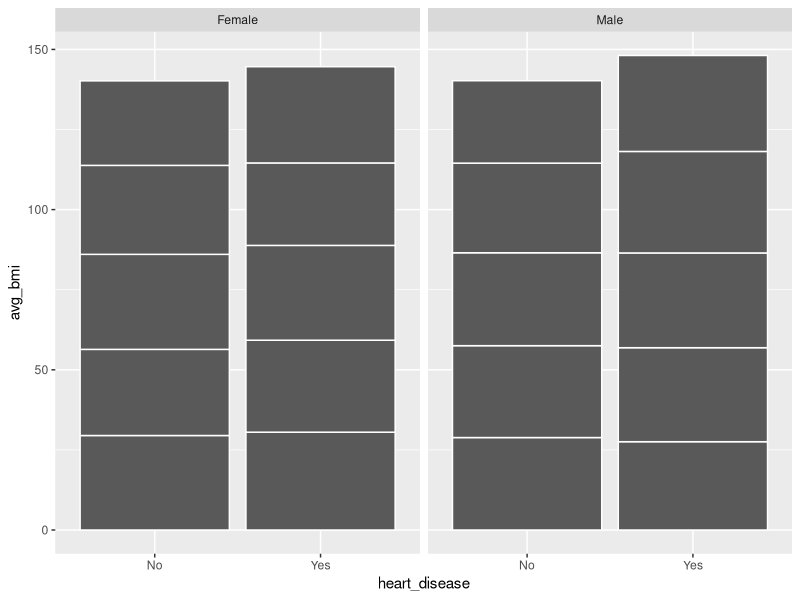
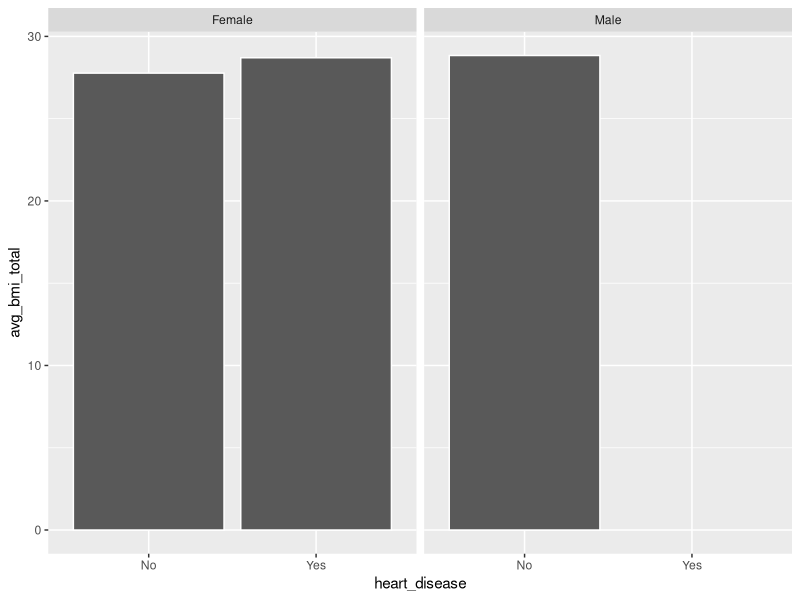
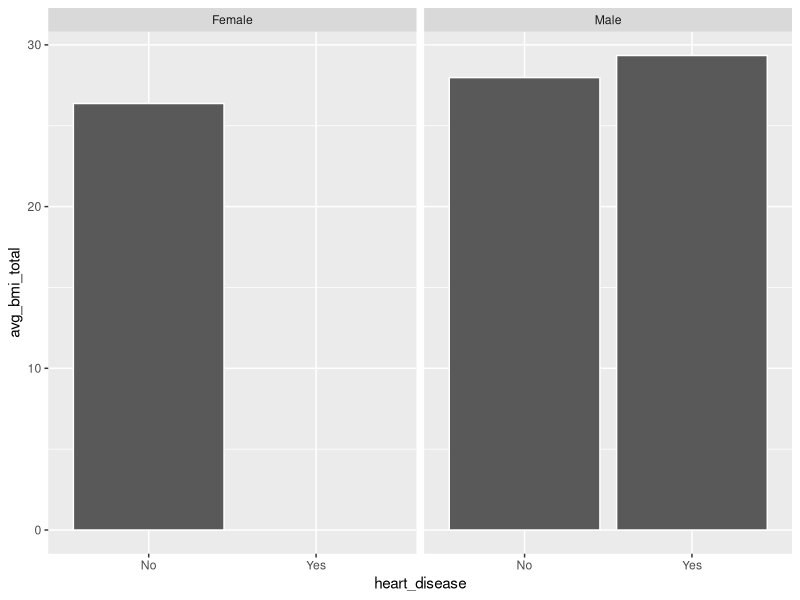
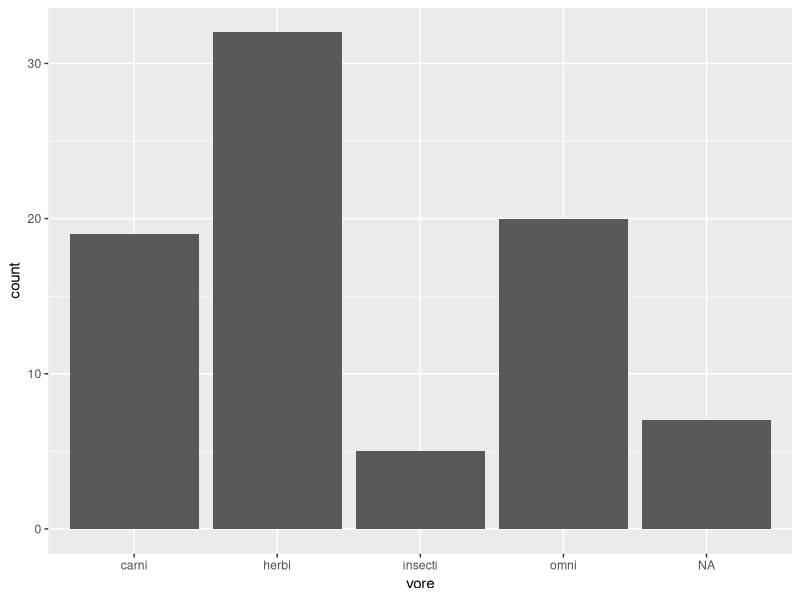

These figures' R source, in order:
library(tidyverse)

bmi_data <- read_csv(here::here("data", "bars-too-long.csv"))

bmi_data %>% 
  ggplot(aes(x = heart_disease,
             y = avg_bmi)) +
  geom_col(color = "white") +
  facet_wrap(~ sex)

bmi_data_hispanic <- bmi_data %>% 
  filter(race == "Hispanic") %>% 
  group_by(heart_disease, sex) %>% 
  summarize(avg_bmi_total = mean(avg_bmi)) 

ggplot(data = bmi_data_hispanic, 
       aes(x = heart_disease,
           y = avg_bmi_total)) +
  geom_col(color = "white") +
  facet_wrap(~ sex)

bmi_data %>% 
  group_by(heart_disease, sex) %>% 
  summarize(avg_bmi_total = mean(avg_bmi))

bmi_data_plot <- function(race_filter) {
  
  bmi_data %>% 
    filter(race == race_filter) %>% 
    group_by(heart_disease, sex) %>% 
    summarize(avg_bmi_total = mean(avg_bmi)) %>% 
    ggplot(aes(x = heart_disease,
               y = avg_bmi_total)) +
    geom_col(color = "white") +
    facet_wrap(~ sex)
  
}


bmi_data_plot(race_filter = "White")

msleep %>% 
  ggplot(aes(x = vore)) +
  geom_bar()
